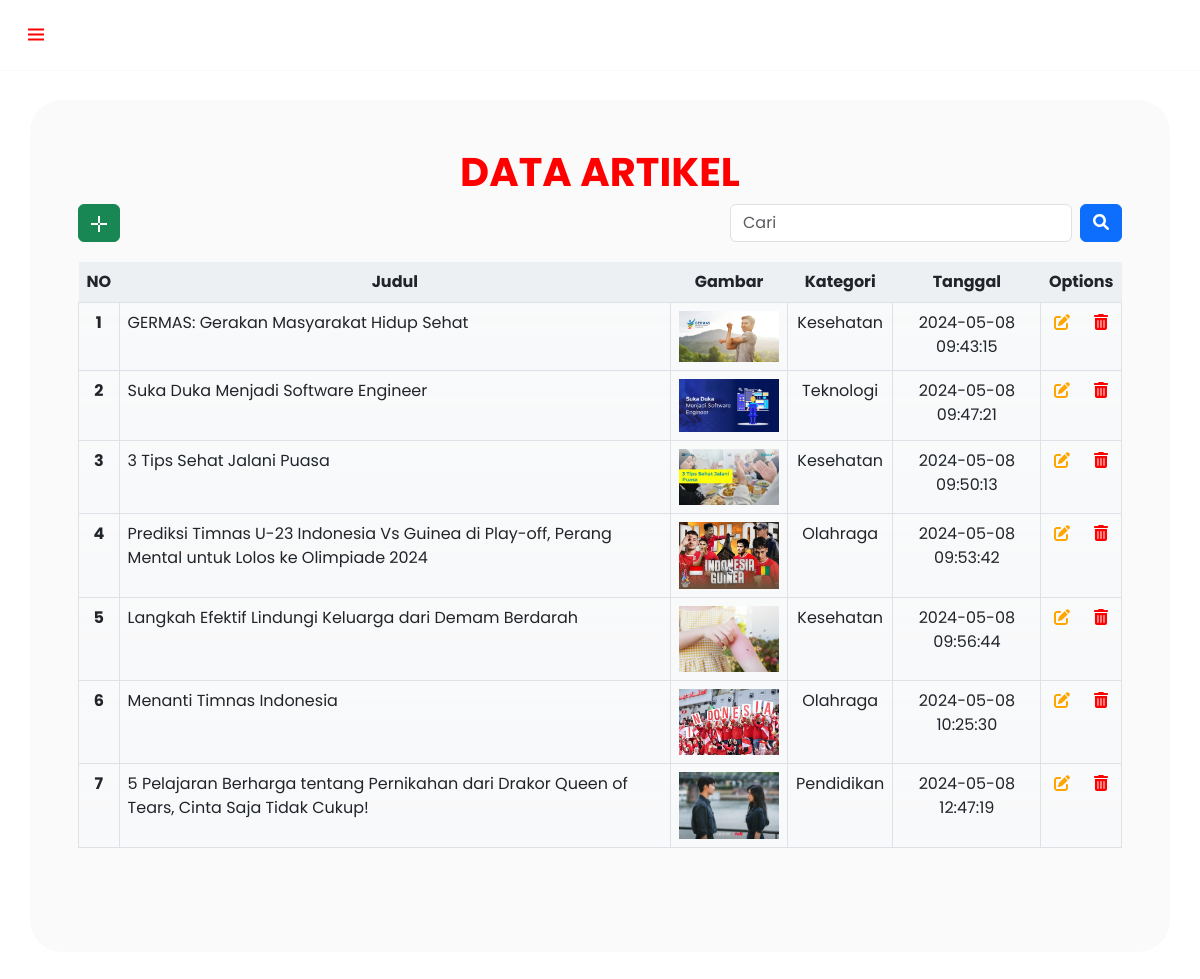
The page / on the database its author committed.
### tables this page shows
CREATE TABLE `data_artikel` (
  `id` int NOT NULL,
  `title` varchar(255) NOT NULL,
  `gambar` varchar(255) NOT NULL,
  `content` blob NOT NULL,
  `date` timestamp NOT NULL DEFAULT CURRENT_TIMESTAMP,
  `category` varchar(50) NOT NULL
);

### index.php (called while the page is built, shortened)
<?php
include('index_halaman.php');
include('sidebar.php');

### index_halaman.php (the view, shortened to what this page needs)
<?php
include 'connect.php';
$sql = "SELECT * FROM data_artikel";
$result = mysqli_query($connect, $sql);
?>
<!DOCTYPE html>
<html lang="en">
<head>
    <link href="https://cdn.jsdelivr.net/npm/bootstrap@5.3.0-alpha1/dist/css/bootstrap.min.css" rel="stylesheet">
    <link href="https://cdnjs.cloudflare.com/ajax/libs/font-awesome/6.0.0-beta3/css/all.min.css" rel="stylesheet">
</head>
<body>
    <div class="container bg-light bg-opacity-75 p-5 rounded-5">
        <h1 style="text-align: center; text-transform: uppercase; font-weight: bold; color: red;"> DATA ARTIKEL</h1>
        <div class="d-flex justify-content-between align-items-center">
            <a class="btn btn-success" href="create.php">
                <svg xmlns="http://www.w3.org/2000/svg" width="16" height="16" fill="currentColor" class="bi bi-plus" viewBox="0 0 16 16">
                    <path d="M7 0h2v16H7V0zM0 7v2h16V7H0z"/>
                </svg>
            </a>
            <form action="index.php" method="GET" class="d-flex gap-2 align-items-center">
            <input type="text" class="form-control" placeholder="Cari" name="search">
            <button type="submit" class="btn btn-primary">
                <i class="fas fa-search"></i>
            </button>
        </form>
        </div>
        <div class="table-container">
            <div class="table-responsive">
                <table class="table text-center">
                    <thead>
                        <tr>
                            <th scope="col" class="bg-body-secondary bg-opacity-75">NO</th>
                            <th scope="col" class="bg-body-secondary bg-opacity-75">Judul</th>
                            <th scope="col" class="bg-body-secondary bg-opacity-75">Gambar</th>
                            <th scope="col" class="bg-body-secondary bg-opacity-75">Kategori</th>
                            <th scope="col" class="bg-body-secondary bg-opacity-75">Tanggal</th>
                            <th scope="col" class="bg-body-secondary bg-opacity-75">Options</th>
                        </tr>
                    </thead>
                    <tbody>
                        <?php
                        $plus = 1;
                        while ($data = mysqli_fetch_assoc($result)) {
                        ?>
                            <tr>
                                <th scope="row" class="bg-light bg-gradient border"><?= $plus++ ?></th>
                                <td class="bg-light bg-gradient border"><?php echo $data['title']; ?></td>
                                <td class="bg-light bg-gradient border">
                                    <img src="asset/<?php echo $data['gambar']; ?>" alt="Gambar" style="max-width: 100px;">
                                </td>
                                <td class="bg-light bg-gradient border"><?php echo $data['category']; ?></td>
                                <td class="bg-light bg-gradient border"><?php echo $data['date']; ?></td>
                                <td class="bg-light bg-gradient border">
                                <div class="d-flex align-items-center justify-content-evenly">
    <a href="edit.php?id=<?= $data['id'] ?>" style="text-decoration: none;">
        <i class="fas fa-edit" style="color: orange; margin-right: 10px;"></i>
    </a>
    <a href="delete_proses.php?id=<?= $data['id'] ?>" style="text-decoration: none;">
        <i class="fas fa-trash-alt" style="color: red; margin-left: 10px;"></i>
    </a>
</div>
                                </td>
                            </tr>
                        <?php
                        }
                        ?>
                    </tbody>
                </table>
            </div>
        </div>
    </div>
</body>
</html>

### sidebar.php (shortened to what this page needs)
<!DOCTYPE html>
<html lang="en">
<head>
  <link href="https://unpkg.com/boxicons@2.1.2/css/boxicons.min.css" rel="stylesheet" />
</head>
<body>
  <nav>
    <div class="logo">
      <i class="bx bx-menu menu-icon"></i>
    </div>
  </nav>
  <div class="main-content">
  </div>
</body>
</html>

### index_halaman.php (style rules this page uses)
body { font-family: 'Poppins', sans-serif; }
.container { background-color: rgba(255, 255, 255, 0.75); padding: 20px; border-radius: 10px; margin-top: 100px; }
.table-container { margin-top: 20px; margin-bottom: 40px; }
td:nth-child(2) { text-align: left; }

### sidebar.php (style rules this page uses)
* { margin: 0; padding: 0; box-sizing: border-box; font-family: "Poppins", sans-serif; }
body { min-height: 100%; background: #fff; }
nav { position: fixed; top: 0; left: 0; height: 70px; width: 100%; display: flex; align-items: center; background: #fff; box-shadow: 0 0 1px rgba(0, 0, 0, 0.1); }
nav .logo { display: flex; align-items: center; margin: 0 24px; }
.logo .menu-icon { color: #FF0000; font-size: 24px; margin-right: 14px; cursor: pointer; }
.main-content { transition: margin-left 0.4s ease; margin-left: 0; padding-top: 80px; }

### rows shown on the page
data_artikel: title "GERMAS: Gerakan Masyarakat Hidup Sehat", gambar (picture), category "Kesehatan", date "2024-05-08 09:43:15"
data_artikel: title "Suka Duka Menjadi Software Engineer", gambar (picture), category "Teknologi", date "2024-05-08 09:47:21"
data_artikel: title "3 Tips Sehat Jalani Puasa", gambar (picture), category "Kesehatan", date "2024-05-08 09:50:13"
data_artikel: title "Prediksi Timnas U-23 Indonesia Vs Guinea di Play-off, Perang Mental untuk Lolos ke Olimpiade 2024", gambar (picture), category "Olahraga", date "2024-05-08 09:53:42"
data_artikel: title "Langkah Efektif Lindungi Keluarga dari Demam Berdarah", gambar (picture), category "Kesehatan", date "2024-05-08 09:56:44"
data_artikel: title "Menanti Timnas Indonesia", gambar (picture), category "Olahraga", date "2024-05-08 10:25:30"
data_artikel: title "5 Pelajaran Berharga tentang Pernikahan dari Drakor Queen of Tears, Cinta Saja Tidak Cukup!", gambar (picture), category "Pendidikan", date "2024-05-08 12:47:19"
